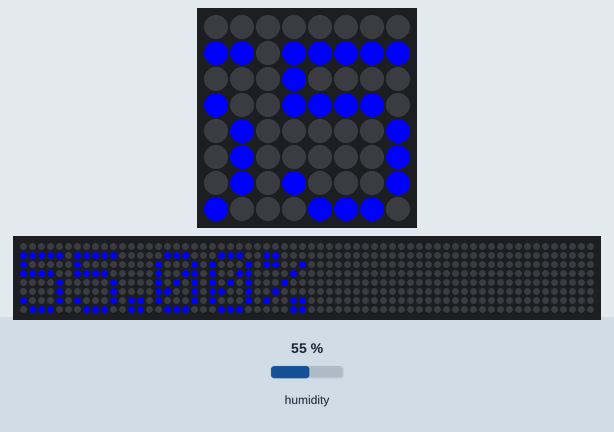
A program run on a simulated Raspberry Pi (BCM pin numbers) with a Sense HAT. Parts: the Sense HAT's 8×8 RGB LED matrix, a strip that is not on the board, showing the scrolling text unrolled. The inputs (shaded band) are chosen by the test bench; at power-on: humidity 55 %. The 64×8 strip is a reading aid, not a part: it shows the text the matrix is scrolling, unrolled, one strip-width of it at a time.

Above: at 1.2 s.
1.3 s: humidity set to 22 %
At 6.38 s:
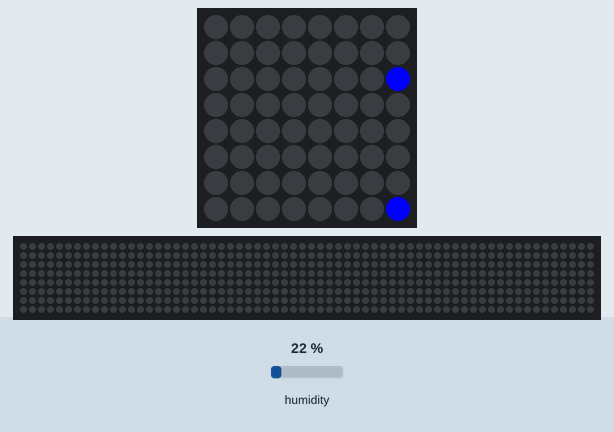
8.2 s: humidity set to 40 %
At 12.55 s:
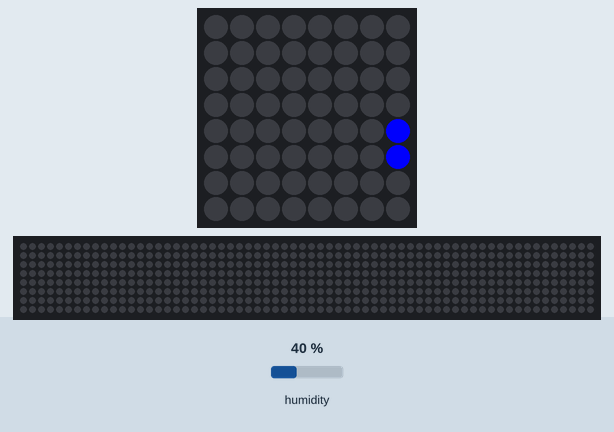
15.1 s: humidity set to 68 %
At 22.65 s:
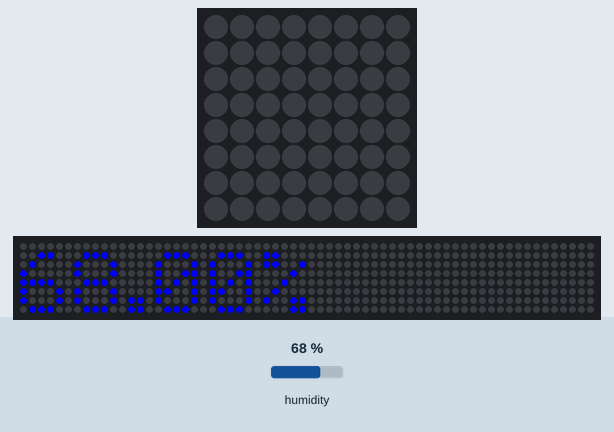

The program:

HumidityMatrix.py
```python
from sense_hat import SenseHat
import time

SenseHat().clear()

color = [ 0, 0, 255]

while True:
    h = SenseHat().humidity
    humidity_disp = "{:.2f}%".format(h)

    SenseHat().show_message( humidity_disp, text_colour = color)
    time.sleep(2)
```
